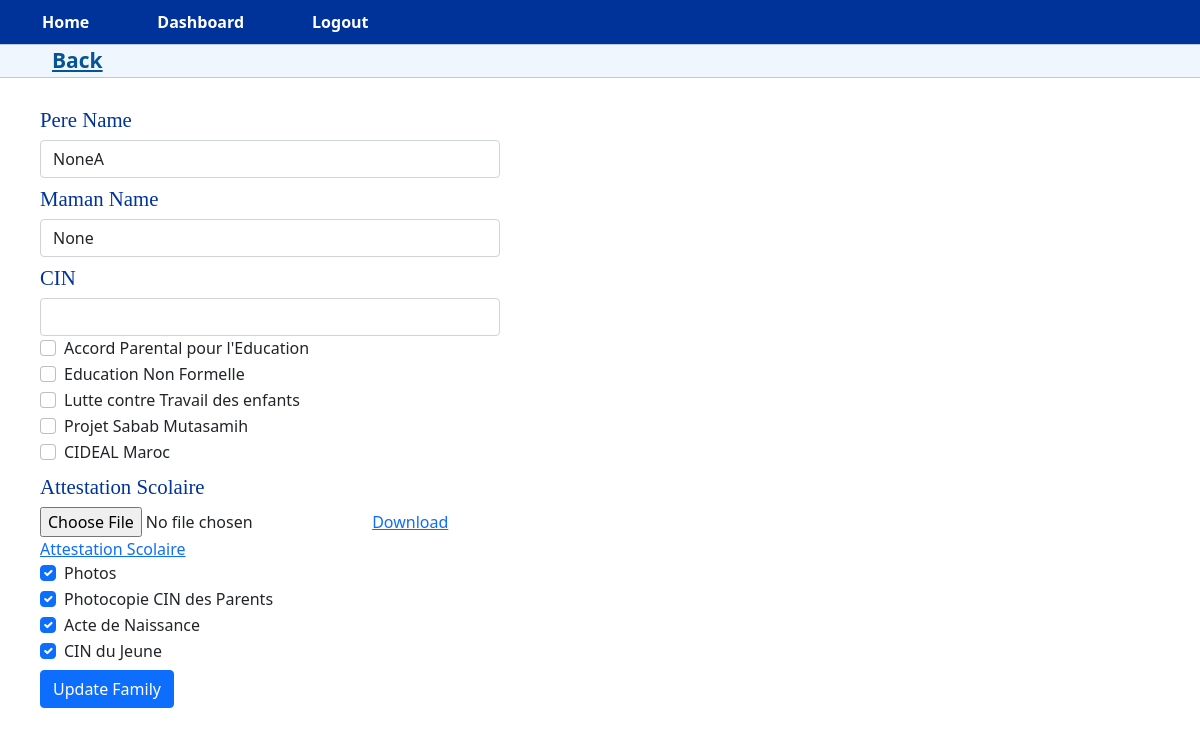
/edit_family/1 (signed in), run on the app's committed database.
### app.py (models this page shows)
class Family(db.Model, UserMixin):
    id = db.Column(db.Integer, primary_key=True)
    pere_name = db.Column(db.String(100), nullable=True)
    maman_name = db.Column(db.String(100), nullable=True)
    cin = db.Column(db.String(20), nullable=True)
    Accord_P_Education_parental = db.Column(db.Boolean, default=False, nullable=True)
    Education_Non_Formelle = db.Column(db.Boolean, default=False, nullable=True)
    lutte_contre_Travail_des_enfants = db.Column(db.Boolean, default=False, nullable=True)
    Projet_Sabab_Mutasamih = db.Column(db.Boolean, default=False, nullable=True)
    CIDEAL_Maroc = db.Column(db.Boolean, default=False, nullable=True)
    Attestation_scolaire = db.Column(db.String(100), nullable=True)
    Photos = db.Column(db.Boolean, default=False, nullable=True)
    photocopie_CIN_parents = db.Column(db.Boolean, default=False, nullable=True)
    Acte_de_naissance = db.Column(db.Boolean, default=False, nullable=True)
    CIN_du_jeune = db.Column(db.Boolean, default=False, nullable=True)
    children_id = db.Column(db.Integer, db.ForeignKey('children.id'))
    child = db.relationship('Children', backref='parent_family')

### app.py (the view, shortened to what this page needs)
@app.route('/edit_family/<int:child_id>', methods=['GET', 'POST'])
@manager_role_required
@login_required
def edit_family(child_id):
    child = Children.query.get(child_id)
    if child is None:
        flash('Child not found.', 'danger')
        return redirect(url_for('view_family', child_id=child_id))
    family = child.family[0]
    if family is None:
        flash('Family not found.', 'danger')
        return redirect(url_for('view_family', child_id=child_id))
    form = FamilyForm()
    if request.method == 'GET':
        form.process(obj=family)
    return render_template('edit_family.html', form=form, family=family, child_id=child_id)

### app.py
class FamilyForm(FlaskForm):
    pere_name = StringField('Pere Name', validators=[Length(max=100)])
    maman_name = StringField('Maman Name', validators=[ Length(max=100)])
    cin = StringField('CIN', validators=[Length(max=20)])
    Accord_P_Education_parental = BooleanField('Accord Parental pour l\'Education')
    Education_Non_Formelle = BooleanField('Education Non Formelle')
    lutte_contre_Travail_des_enfants = BooleanField('Lutte contre Travail des enfants')
    Projet_Sabab_Mutasamih = BooleanField('Projet Sabab Mutasamih')
    CIDEAL_Maroc = BooleanField('CIDEAL Maroc')
    Attestation_scolaire = FileField('Attestation Scolaire')
    Photos = BooleanField('Photos', default=False)
    photocopie_CIN_parents = BooleanField('Photocopie CIN des Parents', default=False)
    Acte_de_naissance = BooleanField('Acte de Naissance', default=False)
    CIN_du_jeune = BooleanField('CIN du Jeune', default=False)
    submit = SubmitField('Save')

### app.py (called while the page is built)
@login_manager.user_loader
def load_user(id):
    with app.app_context():
        return User.query.get(int(id))

def manager_role_required(func):
    @wraps(func)
    @login_required
    def decorated_view(*args, **kwargs):
        if 'manager' not in [r.name for r in current_user.roles]:
            return app.login_manager.unauthorized()
        return func(*args, **kwargs)
    return decorated_view

### templates/edit_family.html (shortened to what this page needs)
{% extends "base.html" %}
{% block page_content %}
<div class="row mb-3">
  <div class="sidenav">
    <li class="nav-item"><a href="{{ url_for('view_family', child_id=child_id) }}"> Back </a></li>
  </div>
</div>
<form method="POST" class="custom-form" enctype="multipart/form-data">
  <div class="form-group">
    <label for="{{ form.pere_name.id }}" class="label-edit">{{ form.pere_name.label }}</label>
    {{ form.pere_name(class_="form-control") }}
  </div>
  <div class="form-group">
    <label for="{{ form.maman_name.id }}" class="label-edit">{{ form.maman_name.label }}</label>
    {{ form.maman_name(class_="form-control") }}
  </div>
  <div class="form-group">
    <label for="{{ form.cin.id }}" class="label-edit">{{ form.cin.label }}</label>
    {{ form.cin(class_="form-control") }}
  </div>
  <div class="form-group">
    <div class="form-check form-check-inline">
      {{ form.Accord_P_Education_parental(class_="form-check-input", checked=form.Accord_P_Education_parental.data) }}
      <label for="{{ form.Accord_P_Education_parental.id }}" class="form-check-label">{{ form.Accord_P_Education_parental.label }}</label>
    </div>
  </div>
  <div class="form-group">
    <div class="form-check form-check-inline">
      {{ form.Education_Non_Formelle(class_="form-check-input", checked=form.Education_Non_Formelle.data) }}
      <label for="{{ form.Education_Non_Formelle.id }}" class="form-check-label">{{ form.Education_Non_Formelle.label }}</label>
    </div>
  </div>
  <div class="form-group">
    <div class="form-check form-check-inline">
      {{ form.lutte_contre_Travail_des_enfants(class_="form-check-input", checked=form.lutte_contre_Travail_des_enfants.data) }}
      <label for="{{ form.lutte_contre_Travail_des_enfants.id }}" class="form-check-label">{{ form.lutte_contre_Travail_des_enfants.label }}</label>
    </div>
  </div>
  <div class="form-group">
    <div class="form-check form-check-inline">
      {{ form.Projet_Sabab_Mutasamih(class_="form-check-input", checked=form.Projet_Sabab_Mutasamih.data) }}
      <label for="{{ form.Projet_Sabab_Mutasamih.id }}" class="form-check-label">{{ form.Projet_Sabab_Mutasamih.label }}</label>
    </div>
  </div>
  <div class="form-group">
    <div class="form-check form-check-inline">
      {{ form.CIDEAL_Maroc(class_="form-check-input", checked=form.CIDEAL_Maroc.data) }}
      <label for="{{ form.CIDEAL_Maroc.id }}" class="form-check-label">{{ form.CIDEAL_Maroc.label }}</label>
    </div>
    <div class="form-group">
      <label for="{{ form.Attestation_scolaire.id }}" class="label-edit">{{ form.Attestation_scolaire.label }}</label>
      <input type="file" name="{{ form.Attestation_scolaire.name }}" class="form-control-file">
      {% if family.Attestation_scolaire %}
          <a href="{{ family.Attestation_scolaire }}" target="_blank" rel="noopener noreferrer">Download Attestation Scolaire</a>
      {% endif %}
    </div>
      <div class="form-group">
        <div class="form-check form-check-inline">
          {{ form.Photos(class_="form-check-input", checked=form.Photos.data) }}
          <label for="{{ form.Photos.id }}" class="form-check-label">{{ form.Photos.label }}</label>
        </div>
      </div>
      <div class="form-group">
        <div class="form-check form-check-inline">
          {{ form.photocopie_CIN_parents(class_="form-check-input", checked=form.photocopie_CIN_parents.data) }}
          <label for="{{ form.photocopie_CIN_parents.id }}" class="form-check-label">{{ form.photocopie_CIN_parents.label }}</label>
        </div>
      </div>
      <div class="form-group">
        <div class="form-check form-check-inline">
          {{ form.Acte_de_naissance(class_="form-check-input", checked=form.Acte_de_naissance.data) }}
          <label for="{{ form.Acte_de_naissance.id }}" class="form-check-label">{{ form.Acte_de_naissance.label }}</label>
        </div>
      </div>
      <div class="form-group">
        <div class="form-check form-check-inline">
          {{ form.CIN_du_jeune(class_="form-check-input", checked=form.CIN_du_jeune.data) }}
          <label for="{{ form.CIN_du_jeune.id }}" class="form-check-label">{{ form.CIN_du_jeune.label }}</label>
        </div>
      </div>
    <button type="submit" class="btn btn-primary">Update Family</button>
  </form>
  {% endblock %}

### static/css/styles.css (style rules this page uses)
li { margin: 0 1rem; }
.row { margin-right: 15px; margin-left: 15px; }
.sidenav { border: 1px solid #b8c9db; background-color: #eff6fd; margin: 5px 0 5px 0; padding: 0; }
.nav-item { display: inline-block; padding: 0 15px 0 7px; position: relative; }
.nav-item a { color: #065495; font-size: 21px; font-weight: bold; padding-left: 28px; }
a { text-decoration: none; color: #ffffff; padding: 0.5rem 1rem; border-radius: 0.5rem; transition: background-color 0.3s ease; }
.custom-form { max-width: 500px; padding-left: 40px; }
.label-edit { color: #003399; padding-bottom: 5px; font-size: 1.3rem; font-family: 'Times New Roman', Times, serif; padding-top: 5px; }
.btn-primary { color: #fff; background-color: #0d6efd; border-color: #0d6efd; padding-top: 5px; margin-top: 5px; margin-bottom: 5px; }

### data on the page
Family: pere_name "NoneA", maman_name "None", Photos "☑", photocopie_CIN_parents "☑", Acte_de_naissance "☑", CIN_du_jeune "☑"
